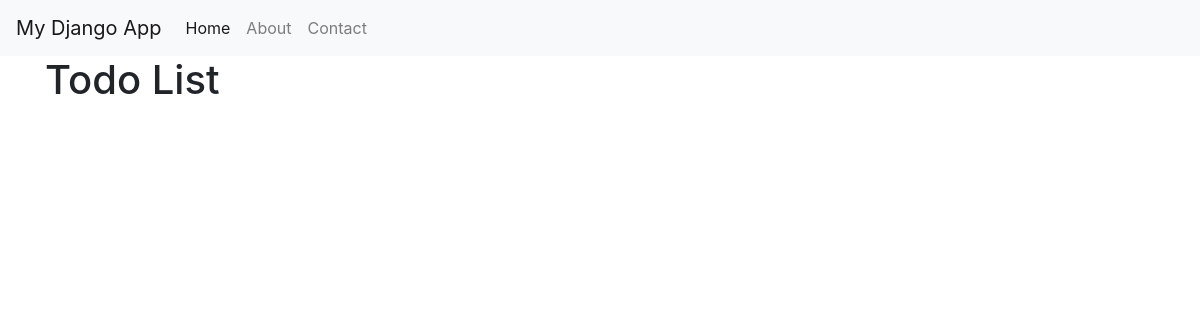
The page /api/todos/ on the database as committed earlier.
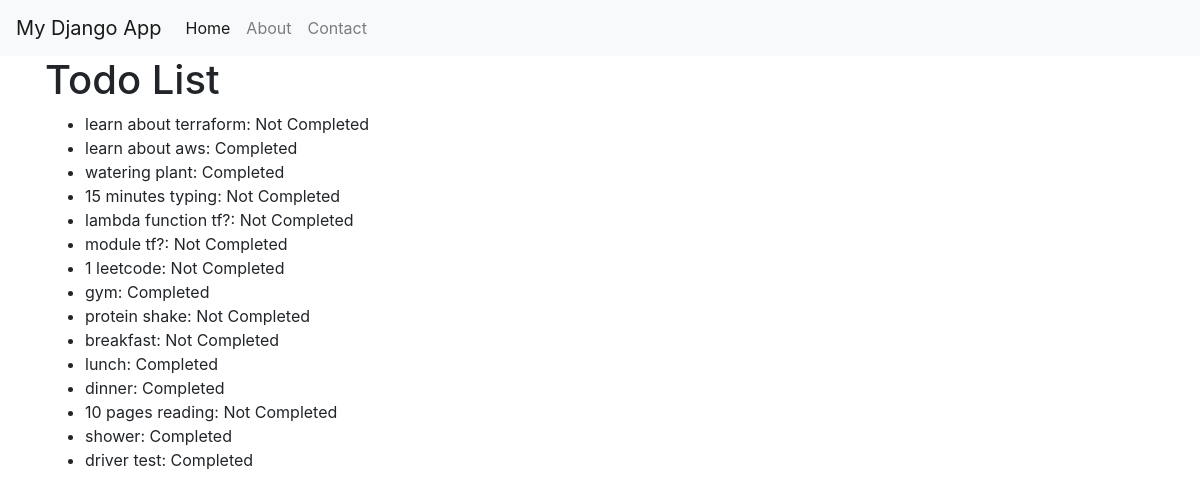
The same page on the database as committed later.
### myapp/models.py (models this page shows, shortened)
class TodoItem(models.Model):
    title = models.CharField(max_length=200)
    completed = models.BooleanField(default=False)

### myapp/views.py (the view)
# urls.py: path("todos/", views.todos, name="Todos"),
def todos(request):
    items = TodoItem.objects.all()
    return render(request, "todo.html", {"todos": items})

### myapp/templates/todo.html
{% extends "base.html" %} {% block content %}
<h1>Todo List</h1>
<ul>
    {% for todo in todos %}
    <li>
        {{ todo.title }}: {% if todo.completed %}Completed{% else %}Not Completed{% endif %}
    </li>
    {% endfor %}
</ul>
{% endblock %}

Rows that differ between the two databases and show on the page:
added TodoItem: title "learn about terraform", completed "Not Completed"
added TodoItem: title "learn about aws", completed "Completed"
added TodoItem: title "watering plant", completed "Completed"
added TodoItem: title "15 minutes typing", completed "Not Completed"
added TodoItem: title "lambda function tf?", completed "Not Completed"
added TodoItem: title "module tf?", completed "Not Completed"
added TodoItem: title "1 leetcode", completed "Not Completed"
added TodoItem: title "gym", completed "Completed"
added TodoItem: title "protein shake", completed "Not Completed"
added TodoItem: title "breakfast", completed "Not Completed"
added TodoItem: title "lunch", completed "Completed"
added TodoItem: title "dinner", completed "Completed"
added TodoItem: title "10 pages reading", completed "Not Completed"
added TodoItem: title "shower", completed "Completed"
added TodoItem: title "driver test", completed "Completed"
